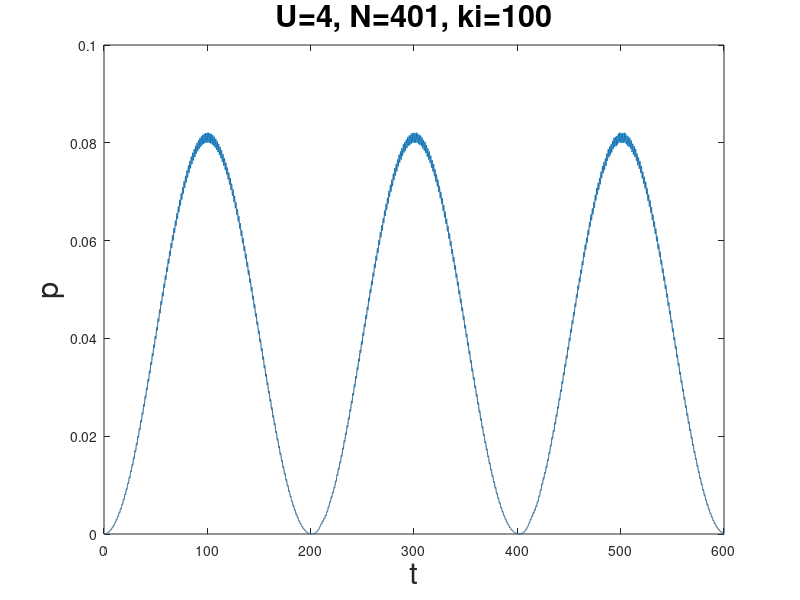
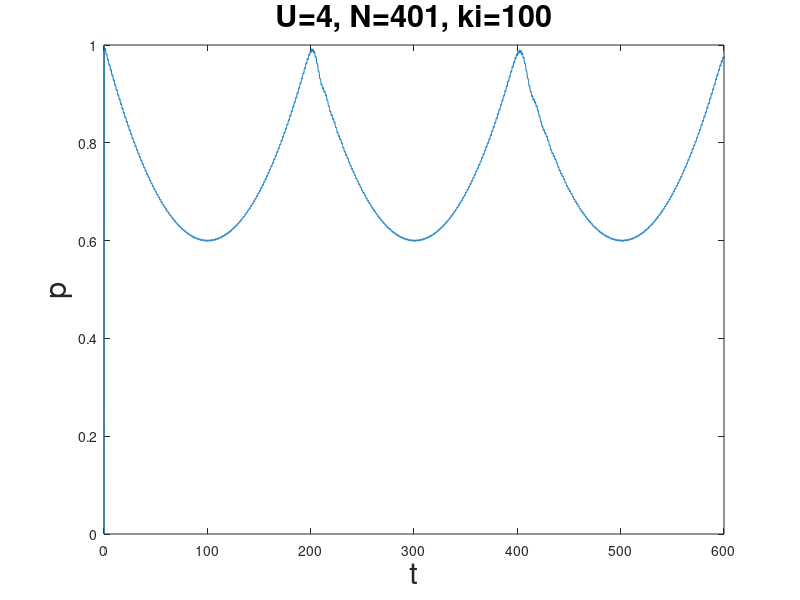

Here is the MATLAB script that generated these plots, in order:
% reflection of a bloch state by a barrier
% 2016.01.09
clear all; close all; clc; myfont = 22;

L = 200;   N = 2*L+1;
ki = 100;  increase = -1;
U = 4;
dt = 0.1;     Tmax = 6000;
plist0 = zeros(1, 1+Tmax);
plist = zeros(1, 1+Tmax);
plist_ana = zeros(1, 1+Tmax);
plist_TR = zeros(1, 1+Tmax);

xlist = -L:L;
xlist = xlist';
psi0 = (1/sqrt(N))*exp(i*(2*pi*ki/N)*xlist);
psi00 = (1/sqrt(N))*exp(-i*(2*pi*ki/N)*xlist);
k1 = ki + increase;
psi_another = (1/sqrt(N))*exp(i*(2*pi*k1/N)*xlist);

H = zeros(N, N);
for s= 1:(N-1)
    H(s,s+1) = -1;     H(s+1,s) = -1;
end
H(1,N) = -1;  H(N,1) = -1;
H(L+1, L+1) = U;

[VV,DD] = eig(H);
dd = diag(DD);

plist(1) =0;
psi1 = VV'*psi0;

g = U/N;
Delta = 4*pi*sin(2*pi*ki/N)/N;
T = 2*pi/Delta;
amp = 0.5*(2*g/increase/Delta)*(1/(1+i*g*T));

for s = 1:Tmax
    psi = VV*(exp(-i*dt*s*dd).*psi1);
    plist0 (s+1) = abs(psi'*psi0)^2;
    plist(s+1) = abs(psi'*psi_another)^2;
    plist_ana(s+1) = abs(amp*(1- exp(-i*increase*Delta *dt*s)))^2;
    plist_TR(s+1) = abs(psi'*psi00)^2;
end

h1 = figure;
plot(dt*(0:Tmax), plist, dt*(0:Tmax), plist_ana ,':')
xlabel('t','fontsize',myfont);
ylabel('p','fontsize',myfont);
str = strcat ('U=', num2str(U),', N=',num2str(N),', ki=',num2str(ki));
title(str,'fontsize',myfont)

h2 = figure;
plot(dt*(0:Tmax), plist0+plist_TR)
xlabel('t','fontsize',myfont);
ylabel('p','fontsize',myfont);
str = strcat ('U=', num2str(U),', N=',num2str(N),', ki=',num2str(ki));
title(str,'fontsize',myfont)